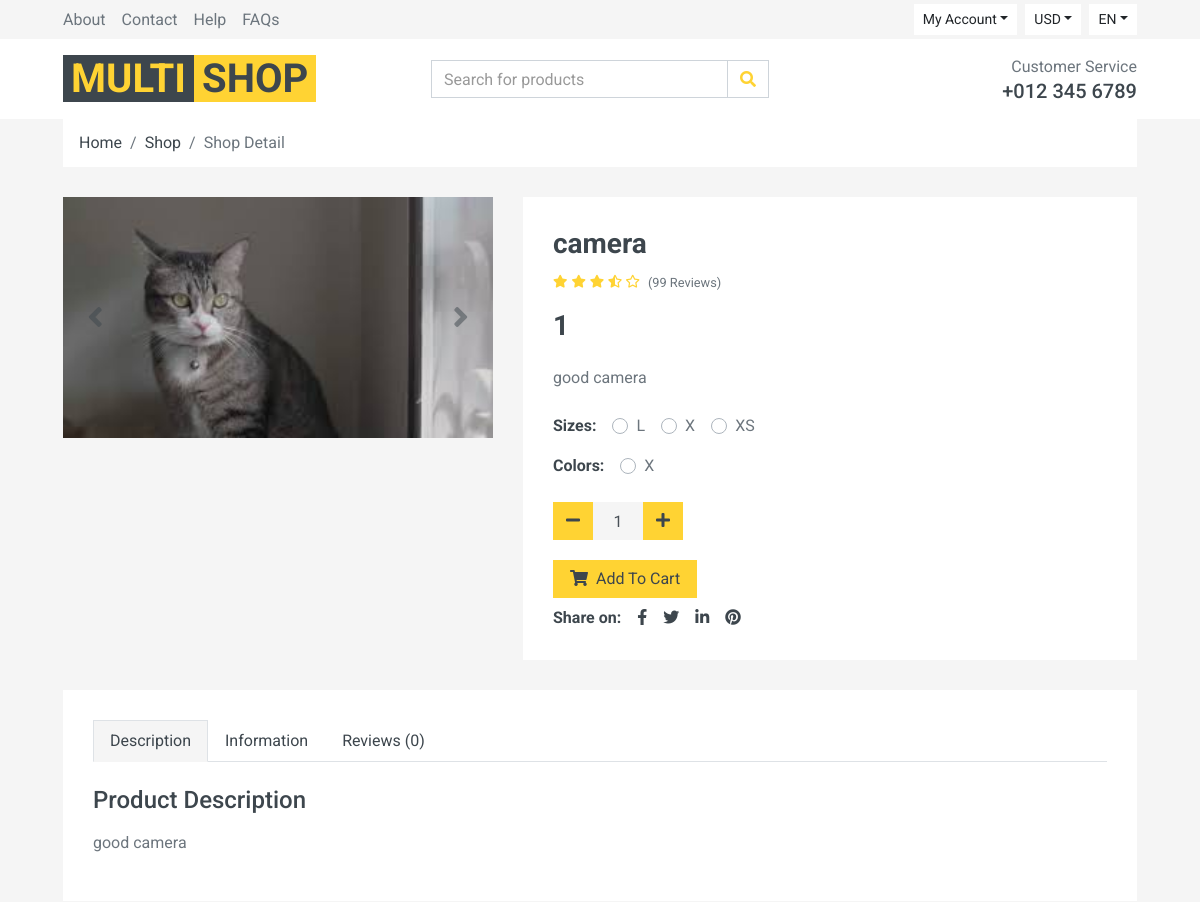
The page /products/1 (upper part) on the database as committed earlier.
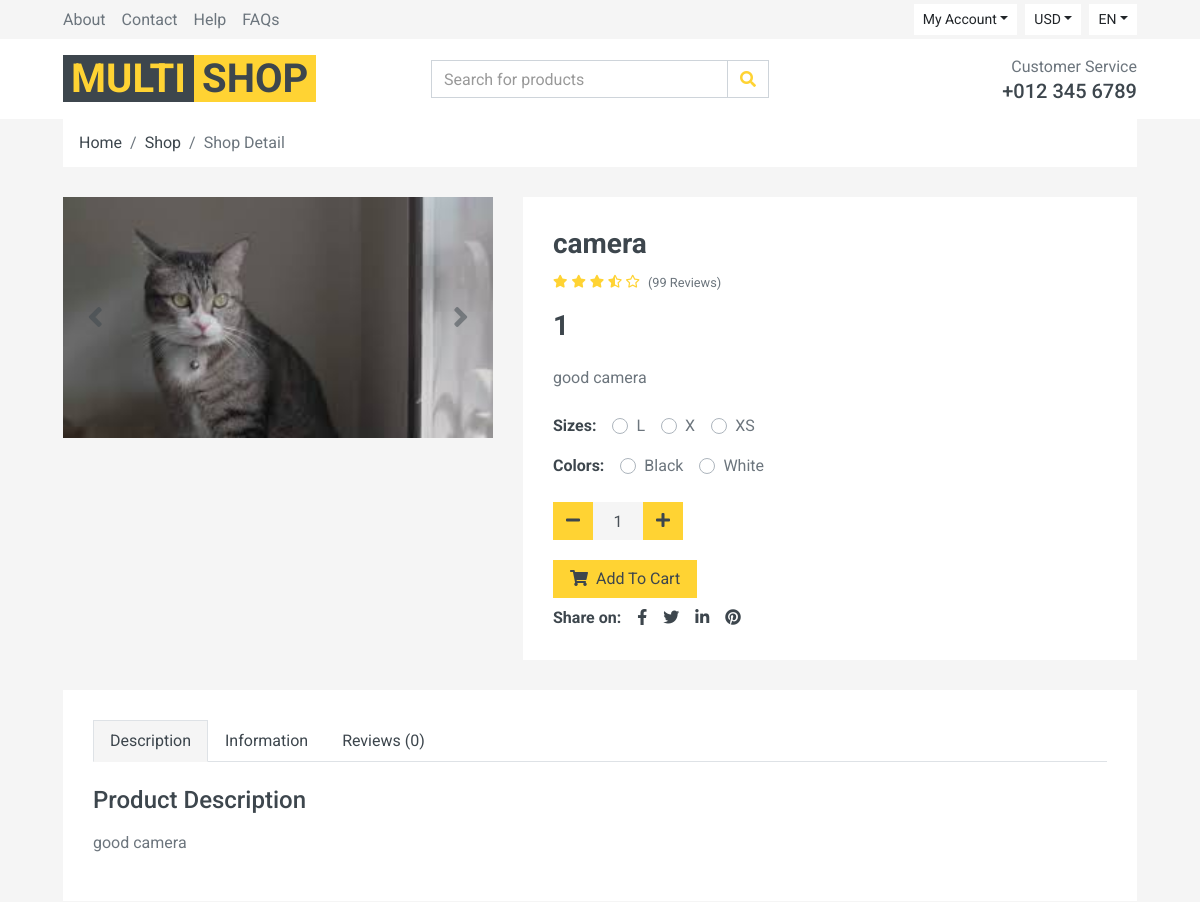
The same page on the database as committed later.
### product/models.py (models this page shows, shortened)
class Size(models.Model):
    title = models.CharField(max_length=100)

class Color(models.Model):
    title = models.CharField(max_length=100)

### product/views.py (the view)
# urls.py: path("<int:pk>",views.ProductDetailView.as_view(),name="product_dtail"),
class ProductDetailView(DetailView):
    template_name = "product/detail.html"
    model = Product

### product/templates/product/detail.html (shortened to what the changed rows need)
{% extends "base.html" %}
{% load static %}
{% block content %}
    <div class="container-fluid pb-5">
        <div class="row px-xl-5">
            <div class="col-lg-7 h-auto mb-30">
                <div class="h-100 bg-light p-30">
                <form action="{% url 'cart:cart_add' product.id %}" method="post">
                    <div class="d-flex mb-3">
                    {% if product.size %}
                            {% for size in product.size.all %}
                            <div class="custom-control custom-radio custom-control-inline">
                                <label class="custom-control-label" for="{{ size.title }}">{{ size.title }}</label>
                            </div>
                            {% endfor %}
                    {% endif %}
                </div>
                    <div class="d-flex mb-4">
                            {%  for color in product.color.all %}
                            <div class="custom-control custom-radio custom-control-inline">
                                <label class="custom-control-label" for="{{ color.title }}">{{ color.title }}</label>
                            </div>
                            {% endfor %}
                    </div>
                </form>
                </div>
            </div>
        </div>
    </div>
</body>
{% endblock %}

Rows that differ between the two databases and show on the page:
removed Color: title "X"
now on this page (row edited): Color: title "Black"
added Color: title "White"
